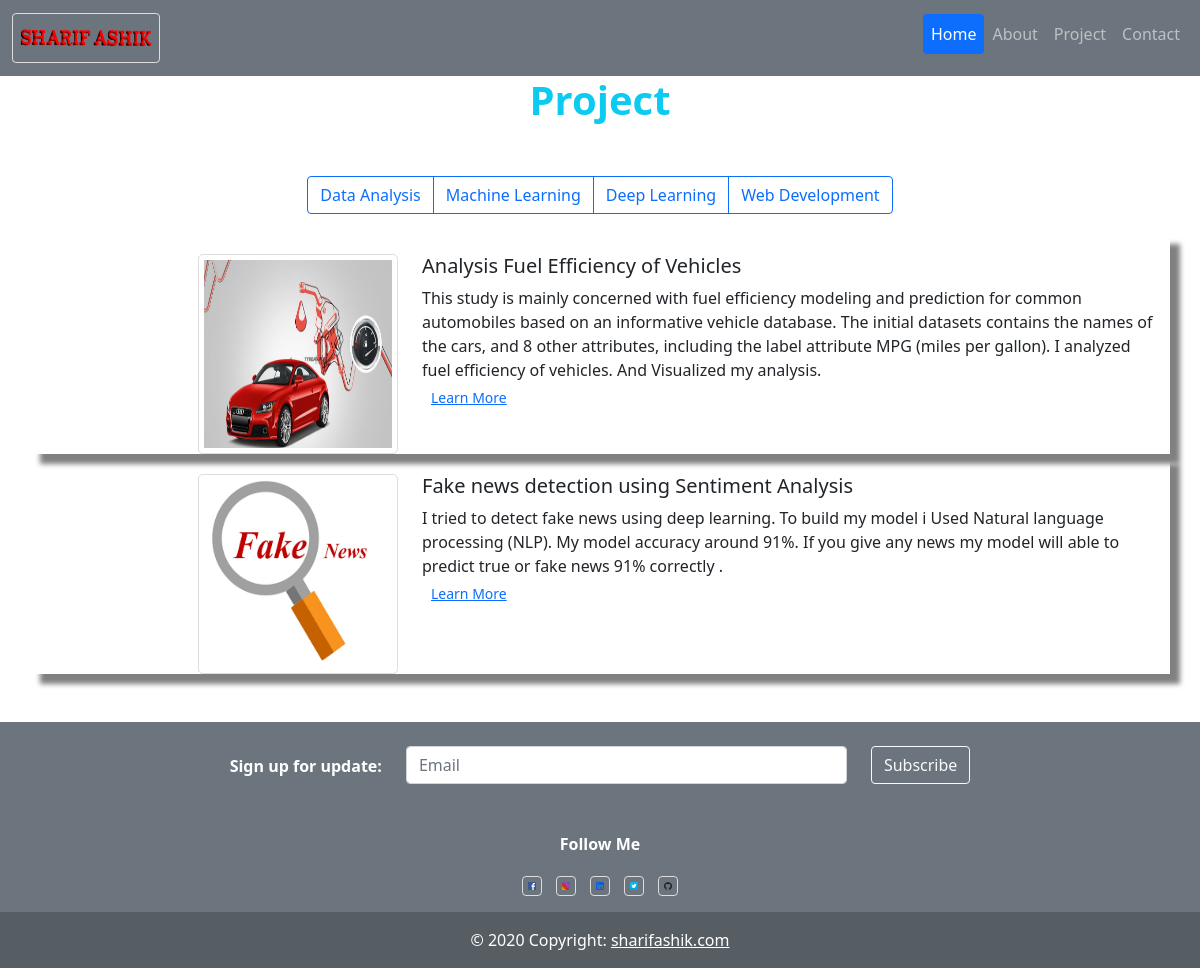
The app's page /project/ with its own data.
### project/models.py (models this page shows, shortened)
class MyProject(models.Model):
    choice=(
        ('Data Analysis','Data Analysis'),
        ('Machine Learning','Machine Learning'),
        ('Deep Learning','Deep Learning'),
        ('Web Development','Web Development'),
    )
    project_id=models.AutoField
    project_name=models.CharField(max_length=100)
    project_catagory=models.CharField(max_length=100,choices=choice)
    project_description=models.TextField()
    project_url=models.URLField()
    project_pic=models.ImageField(upload_to='project_img',blank=True,)

### project/views.py (the view)
# urls.py: path('project/',views.project_detail,name='project_detail'),
def project_detail(request):
    obj=MyProject.objects.all()
    context={
       'object':obj
    }
    return render(request,'home/project.html',context=context)

### templates/home/project.html (shortened to what this page needs)
{% extends 'base.html'%}
{% load static %}
{% block body%}
<html lang="en">
<head>
    <link rel="stylesheet" href="{% static 'css/project.css'%}">
</head>
<body>
<div>
    <h1 class="text-center fw-bold text-info">Project</h1><br>
</div>
<div class="text-center" style="padding: 20;">
    <div class="btn-group" role="group" aria-label="Basic outlined example">
        <a href="{% url 'data_analysis' %}" class="btn btn-outline-primary " >Data Analysis</a>
        <a href="{% url 'MachineLearning' %}" class="btn btn-outline-primary" >Machine Learning</a>
        <a href="{% url 'DeepLearning' %}" class="btn btn-outline-primary" >Deep Learning</a>
        <a href="{% url 'WebDevelopment' %}" class="btn btn-outline-primary" >Web Development</a>
    </div>
</div>
{% for i in object %}
<div class="container" id="list">
    <div class="jumbotron">
        <div class="row text-center" id="project_list" >
            <div class="col-sm-4 text-end">
                <a href="{{i.project_url}}"><img class="rounded-3" src="{{i.project_pic.url}}" alt="" height="200px" width="200px"></a>
            </div>
            <div class="col-8 text-start">
                <h5>{{i.project_name}}</h5>
                <p>{{i.project_description}}
                    <br><a href="{{i.project_url}}"><button type="button" class="btn btn-link btn-sm">Learn More</button></a>
                </p>
            </div>
        </div>
    </div>
</div>
{% endfor %}
<br><br>
</body>
</html>
{% endblock%}

### templates/base.html (shortened to what this page needs)
{% load static %}
<html lang="en">
<head>
    <link href="https://cdn.jsdelivr.net/npm/bootstrap@5.0.1/dist/css/bootstrap.min.css" rel="stylesheet">
    <link rel="stylesheet" href="{% static 'css/home.css' %}">
</head>
<body>
<nav class="navbar navbar-expand-lg navbar-dark bg-secondary text-white sticky-top">
  <div class="container-fluid">
    <a class="navbar-brand" href="{% url 'home' %}"><img src="{% static 'image/ashik_logo.png' %}" alt="" height="50px"></a>
    <div class="collapse navbar-collapse justify-content-end" id="navbarNavAltMarkup">
      <div class="navbar-nav nav-pills mb-2" id="pills-tab" role="tablist">
        <a class="nav-link active" aria-current="page" href="{% url 'home' %}">Home</a>
        <a class="nav-link" href="{% url 'about' %}">About</a>
        <a class="nav-link" href="{% url 'project_detail' %}">Project</a>
        <a class="nav-link" href="{% url 'contact' %}">Contact</a>
      </div>
    </div>
  </div>
</nav>
{% block body%}
{% endblock%}
</body>
<div class="">
  <footer class="bg-secondary text-center text-white">
  <div class="container p-4 pb-0">
    <section class="">
      <form action="">
        <div class="row d-flex justify-content-center">
          <div class="col-auto">
            <p class="pt-2">
              <strong>Sign up for update:</strong>
            </p>
          </div>
          <div class="col-md-5 col-12">
            <div class="form-outline form-white mb-4">
              <input type="email" id="form5Example2" class="form-control" placeholder="Email"/>
            </div>
          </div>
          <div class="col-auto">
            <button type="submit" class="btn btn-outline-light mb-4">Subscribe</button>
          </div>
         </div>
      </form>
    </section>
  </div>
    <div class="row d-flex justify-content-center">
            <div class="col-auto">
            <p class="pt-2">
              <strong>Follow Me</strong>
              <div class="text-center social_link">
                <a id="facebook" href="https://www.facebook.com/sharifashik591/" target="_blank"><img src="{% static 'image/facebook.png' %}" alt="" height="20px"></a>
                <a id="instagram" href="https://www.instagram.com/sharifashik/" target="_blank"><img src="{% static 'image/instagram.png' %}" alt="" height="20px"></a>
                <a id="linkedin" href="https://www.linkedin.com/in/sharif-ashik-766348123/" target="_blank"><img src="{% static 'image/linkedin.png' %}" alt="" height="20px"></a>
                <a id="twitter" href="https://twitter.com/IshtiakSharif" target="_blank"><img src="{% static 'image/twitter.png' %}" alt="" height="20px"></a>
                <a id="github" href="https://github.com/sharifashik591" target="_blank"><img src="{% static 'image/github.png' %}" alt="" height="20px"></a>
              </div>
            </p>
          </div>
    </div>
  <div class="text-center p-3" style="background-color: rgba(0, 0, 0, 0.2);">
    © 2020 Copyright:
    <a class="text-white" href="#">sharifashik.com</a>
  </div>
</footer>
</div>
</html>

### static/css/home.css (style rules this page uses)
.social_link a { padding:5px; }

### static/css/project.css (style rules this page uses)
img { border: 1px solid #ddd; border-radius: 4px; padding: 5px; }
#project_list { padding-top:20px; box-shadow: 10px 10px 5px grey; }

### records on screen
MyProject: project_pic (picture), project_name "Analysis Fuel Efficiency of Vehicles", project_description "This study is mainly concerned with fuel efficiency modeling and prediction for common automobiles based on an informative vehicle database. The initial datasets contains the names of the cars, and 8 other attributes, including the label attribute MPG (miles per gallon). I analyzed fuel efficiency of vehicles. And Visualized my analysis."
MyProject: project_pic (picture), project_name "Fake news detection using Sentiment Analysis", project_description "I tried to detect fake news using deep learning. To build my model i Used Natural language processing (NLP). My model accuracy around 91%. If you give any news my model will able to predict true or fake news 91% correctly ."
